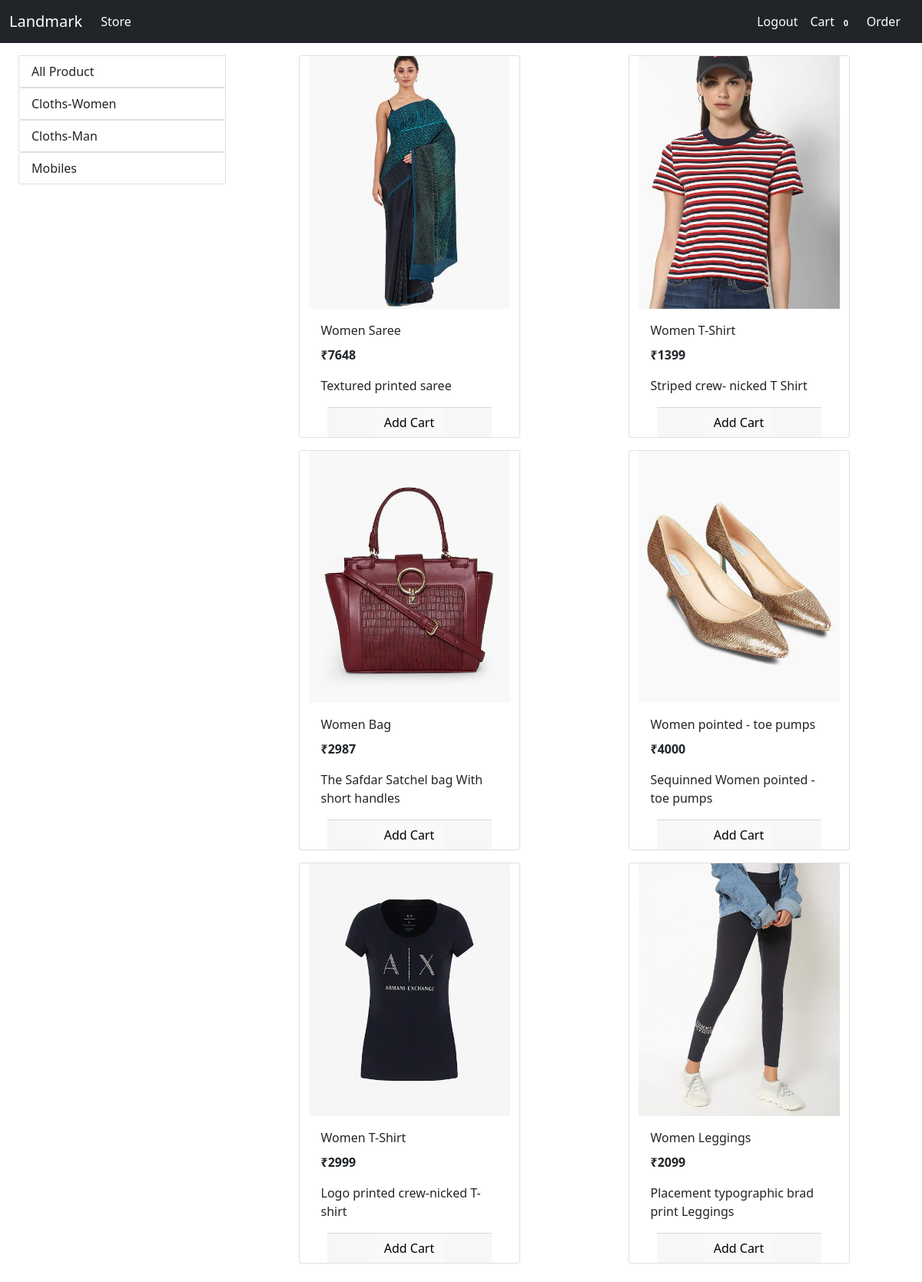
Page /?category=1 (signed in) on the committed database.
### store/models/category.py (models this page shows)
class Category(models.Model):
    name = models.CharField(max_length=20)
    @staticmethod
    def get_all_categories():
        return Category.objects.all()
    def __str__(self):
        return self.name

### store/models/product.py (models this page shows, shortened)
class Product(models.Model):
    name = models.CharField(max_length=50)
    price = models.IntegerField(default=0)
    category = models.ForeignKey(Category,on_delete=models.CASCADE,default=1)
    desc = models.CharField(max_length=200,default="",null=True,blank=True)
    image = models.ImageField(upload_to='uploads/products/')
    @staticmethod
    def get_all_product_by_categoryid(category_id):
        if category_id:
            return Product.objects.filter(category = category_id)
        else:
            return Product.get_all_products()

### store/views/home.py (the view, shortened to what this page needs)
# urls.py: path('',Index.as_view(),name="home" ),
class Index(View):
    def get(self,request):
        cart = request.session.get("cart")
        if not cart:
            request.session.cart = {}
        products = None
        categories = Category.get_all_categories()
        categoryid = request.GET.get("category")
        if categoryid:
            products = Product.get_all_product_by_categoryid(categoryid)
        else:
            products = Product.get_all_products()
        data = {}
        data["products"] = products
        data["categories"] = categories
        print("your email",request.session.get("email"))
        print("your id",request.session.get("customer_id"))
        return render(request, 'index.html', data)

### store/templatetags/cart.py (called while the page is built)
@register.filter(name="is_in_cart")
def is_in_cart(product,cart):
    keys = cart.keys()
    for id in keys:
        if int(id) == product.id:
            return True
    return False

### store/templatetags/custome_filter.py (called while the page is built)
@register.filter(name="currency")
def currency(number):
    return "₹"+str(number)

### store/templates/index.html (shortened to what this page needs)
{% extends "base.html" %}
{% block content %}
{%load cart%}
{%load custome_filter %}
    <div class="container-fluid my-2 mt-3">
        <div class="row mx-auto">
            <div class="col-lg-3 mx-auto">
                <a href="/" class="list-group-item list-group-item-action ">All Product</a>
                {% for category in categories %}
                <div class="list-group">
                    <a href="/?category={{category.id}}" class="list-group-item list-group-item-action ">{{category}}</a>
                </div>
                {%endfor%}
            </div>
            <div id="products" class="col-lg-9 mx-auto">
                <div class="row mx-auto">
                    {%for product in products%}
                    <div class="card mx-auto mb-3" id="{{product.id}}" style="width: 18rem;">
                        <img src="{{product.image.url}}" class="card-img-top" alt="...">
                        <div class="card-body">
                            <p class="card-title">{{product.name}}</p>
                            <p class="card-text"><b>{{product.price|currency}}</b></p>
                            <p class="card-text">{{product.desc}}</p>
                        </div>
                        <div class="container">
                            <div class="card-footer nu-gutters p-0">
                                {%if product|is_in_cart:request.session.cart%}
                                <div class="row  " >
                                    <form action="/#{{product.id}}" method="post" class="col-2">
                                        {% csrf_token %}
                                        <input type="text" hidden name="product_id" value="{{product.id}}">
                                        <input type="text" hidden name="remove" value="True">
                                        <input type="submit" value="-" class=" btn btn-block btn-secondary ">
                                    </form>
                                    <div class="col-sm">
                                    <div class=text-center col>{{product|cart_quantity:request.session.cart}} in cart</div>
                                    </div>
                                    <form action="/#{{product.id}}" method="post" class="col-2">
                                        {% csrf_token %}
                                        <input type="text" hidden name="product_id" value="{{product.id}}">
                                        <input type="submit" value="+" class=" btn btn-block btn-secondary ">
                                    </form>
                                </div>
                                {% else %}
                                <div class="container text-center">
                                <form action="/#{{product.id}}" class="btn-block" method="POST">
                                    <input type="submit" class="btn btn-light   " value="Add Cart">
                                </form>
                            </div>
                            {%endif%}
                            </div>
                          </div>
                    </div>
                    {%endfor%}
                </div>
            </div>
        </div>
    </div>
{% endblock %}

### rows in the picture
Category: name "Cloths-Women"
Category: name "Cloths-Man"
Category: name "Mobiles"
Product: image (picture), name "Women Saree", price "₹7648", desc "Textured printed saree"
Product: image (picture), name "Women T-Shirt", price "₹1399", desc "Striped crew- nicked T Shirt"
Product: image (picture), name "Women Bag", price "₹2987", desc "The Safdar Satchel bag With short handles"
Product: image (picture), name "Women pointed - toe pumps", price "₹4000", desc "Sequinned Women pointed - toe pumps"
Product: image (picture), name "Women T-Shirt", price "₹2999", desc "Logo printed crew-nicked T-shirt"
Product: image (picture), name "Women Leggings", price "₹2099", desc "Placement typographic brad print Leggings"

### other values in the picture
{{ request.session.cart.keys|length }} "0"
